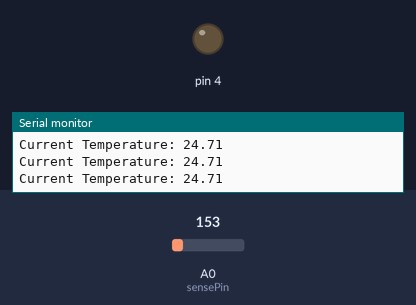
The sketch below on a simulated Arduino Uno, built with avr-gcc and run on an emulated ATmega328P. Shown: output pins drawn as LEDs (lit = HIGH), the last lines printed to the serial monitor. Dashed ring = blinking. Inputs (shaded band) come from the test bench; at power-on: A0 (sensePin) = 153.

Above: at 1.2 s.
1.3 s: A0 (sensePin) set to 175
At 1.7 s:
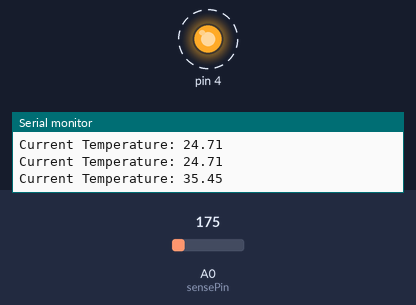
4.3 s: A0 (sensePin) set to 114
At 5.1 s:
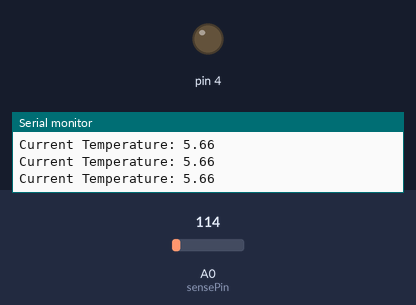
7.3 s: A0 (sensePin) set to 165
At 7.7 s:
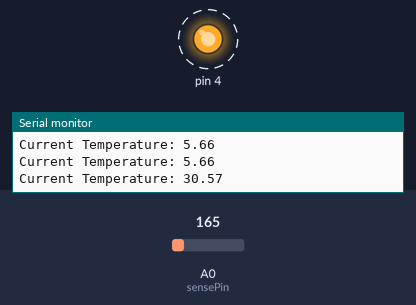
Timing chart, 0 to 16.3 s (numbered marks = the images above; inputs shaded):
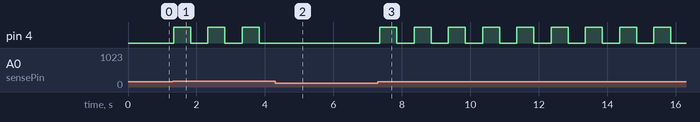

Measured:
- the behaviour switches between 163 and 164 on A0 (sensePin) (found by bisection; images 0 and 1)
- after the input at 1.3 s, pin 4: alternates HIGH for 0.50 s and LOW for 0.50 s, starting at once
- after the input at 4.3 s, pin 4: stops changing and stays LOW
- after the input at 7.3 s, pin 4: alternates HIGH for 0.50 s and LOW for 0.50 s, starting after 0.05 s

The sketch:

1.1.ino
```cpp
// Code partially taken from https://www.bc-robotics.com/tutorials/using-a-tmp36-temperature-sensor-with-arduino/

int sensePin = A0;  //This is the Arduino Pin that will read the sensor output
int sensorInput;    //The variable we will use to store the sensor input
double temp;

void setup()
{
  pinMode(4, OUTPUT);
  Serial.begin(9600);
}

void loop()
{
  sensorInput = analogRead(A0);    //read the analog sensor and store it
  temp = (double)sensorInput / 1024;       //find percentage of input reading
  temp = temp * 5;                 //multiply by 5V to get voltage
  temp = temp - 0.5;               //Subtract the offset
  temp = temp * 100;               //Convert to degrees

  Serial.print("Current Temperature: ");
  Serial.println(temp);

  // Blink the LED

  if(temp>30){
    digitalWrite(4,HIGH);
    delay(500);
    digitalWrite(4,LOW);
    delay(500);
  }
}
  
```

1.1.cpp
```cpp
// Code partially taken from https://www.bc-robotics.com/tutorials/using-a-tmp36-temperature-sensor-with-arduino/

int sensePin = A0;  //This is the Arduino Pin that will read the sensor output
int sensorInput;    //The variable we will use to store the sensor input
double temp;

void setup()
{
  pinMode(4, OUTPUT);
  Serial.begin(9600);
}

void loop()
{
  sensorInput = analogRead(A0);    //read the analog sensor and store it
  temp = (double)sensorInput / 1024;       //find percentage of input reading
  temp = temp * 5;                 //multiply by 5V to get voltage
  temp = temp - 0.5;               //Subtract the offset
  temp = temp * 100;               //Convert to degrees

  Serial.print("Current Temperature: ");
  Serial.println(temp);

  // Blink the LED

  if(temp>30){
    digitalWrite(4,HIGH);
    delay(500);
    digitalWrite(4,LOW);
    delay(500);
  }
}
```
